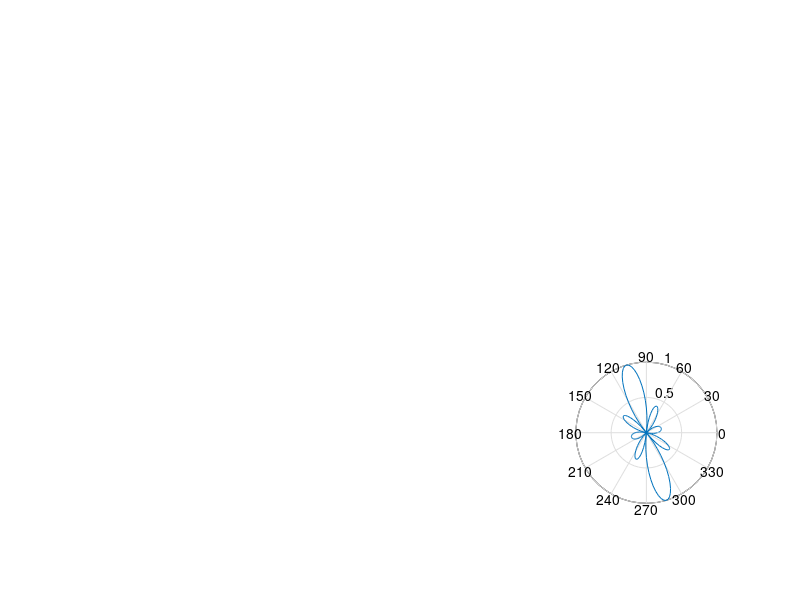

Here is the MATLAB script that generated this plot:
%This program print pattern for circlar Array (uniform) Antenna by giing
%N,a
%and the wavelength you work with
%if you want full pattern maultiply this pattern by any Antenna pattern
%Have a nice Pattern "Arabia Tech"
lamda=input('enter the value of wave length= ');
N=input('enter the no. of elements= ');
a=input('enter your circular radius= ');
theta0=input('enter angle theta at which main lobe occurs= ');
phi0=input('enter angle phi at which main lobe occurs= ');
B=(2*pi/lamda);
theta= pi/100:pi/100:2*pi;
phi=pi/100:pi/100:2*pi;
f1=sin(theta0)*cos(phi0);
f2=sin(theta0)*sin(phi0);
f3=sin(theta).*cos(phi);
f4=sin(theta).*sin(phi);
x=f3-f1;
y=f4-f2;
ro=a.*sqrt(x.^2+y.^2);
AFn=besselj(0,B.*ro);
subplot(2,3,6)
polar(theta,AFn)
